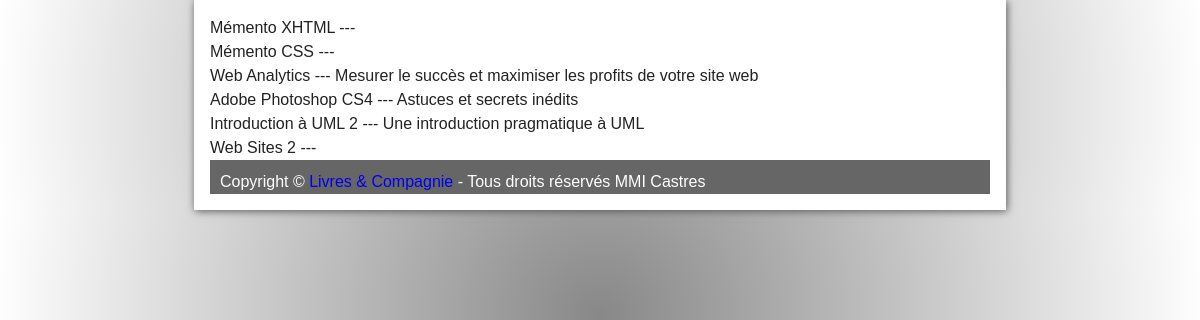
Page /afficher_livres_theme.ctrl.php?theme=2 on the committed database.
### tables this page shows
CREATE TABLE IF NOT EXISTS classification
 (
   isbn CHAR(13) NOT NULL  ,
   theme_id INTEGER NOT NULL  
   ,
   CONSTRAINT pk_classification PRIMARY KEY(isbn,theme_id) 
 )  
 comment = "association entre LIVRE et THEME";

CREATE TABLE IF NOT EXISTS livre
 (
   isbn CHAR(13) NOT NULL  ,
   titre VARCHAR(50) NOT NULL  ,
   resume VARCHAR(100) NULL  ,
   prix NUMERIC(5,2) NOT NULL,
   reduction DECIMAL(5,4) NOT NULL  
      DEFAULT 0,
   parution DATE NULL  ,
   num_edition SMALLINT NULL  
      DEFAULT 1,
   nb_pages INTEGER NULL,
   disponibilite BOOL NULL  ,
   langue VARCHAR(20) NULL  ,
   photo VARCHAR(128) NULL  ,
   editeur_id INTEGER NULL,
   CONSTRAINT pk_livre PRIMARY KEY(isbn),
   CONSTRAINT chk_prix CHECK(prix > 0),
   CONSTRAINT chk_num_edition CHECK(num_edition >= 1),
   CONSTRAINT chk_nb_pages CHECK(nb_pages >= 5) 
 ) comment = "entité LIVRE";

### afficher_livres_theme.ctrl.php (called while the page is built, shortened)
<?php
$idTheme = filter_input(INPUT_GET, 'theme', FILTER_SANITIZE_NUMBER_INT);
include('connexion.inc.php');
$sql  = 'SELECT * FROM livre INNER JOIN classification ON livre.isbn=classification.isbn WHERE theme_id = ?';
$requetePreparee = $bd->prepare($sql);
$requetePreparee->BindParam(1, $idTheme);
$requetePreparee->execute();
$tabLivres = $requetePreparee->fetchAll(PDO::FETCH_ASSOC);
include('livres.vue.php');

### livres.vue.php (the view, shortened to what this page needs)
<!DOCTYPE html>
<html>
<head>
	<link rel="stylesheet" type="text/css" href="style.css" />
</head>
<body>
	<?php
	foreach($tabLivres as $livre) {
		echo $livre['titre'];
		echo " --- ";
		echo $livre['resume'];
		echo '<br />';
	}
	?>
<footer>Copyright &copy; <a href="index.html">Livres &amp; Compagnie</a> - Tous droits réservés MMI Castres</footer>
</body>
</html>

### style.css (style rules this page uses)
html { background: radial-gradient( circle at center, rgb(136, 136, 136), #fff); }
body { font-family: Arial, Helvetica, sans-serif; color: #222; font-size: 1em; line-height: 1.5em; background-color: white; box-shadow: 1px 1px 8px rgb(87, 87, 87); width: 65vw; margin: auto; padding: 2vmin; }
a { text-decoration: none; padding: 0px; }
footer { background-color: #666666; color: white; padding: 10px 10px 0px 10px; }

### rows in the picture
classification: isbn.titre "Mémento XHTML"
classification: isbn.titre "Mémento CSS"
classification: isbn.titre "Web Analytics", isbn.resume "Mesurer le succès et maximiser les profits de votre site web"
classification: isbn.titre "Adobe Photoshop CS4", isbn.resume "Astuces et secrets inédits"
classification: isbn.titre "Introduction à UML 2", isbn.resume "Une introduction pragmatique à UML"
classification: isbn.titre "Web Sites 2"
